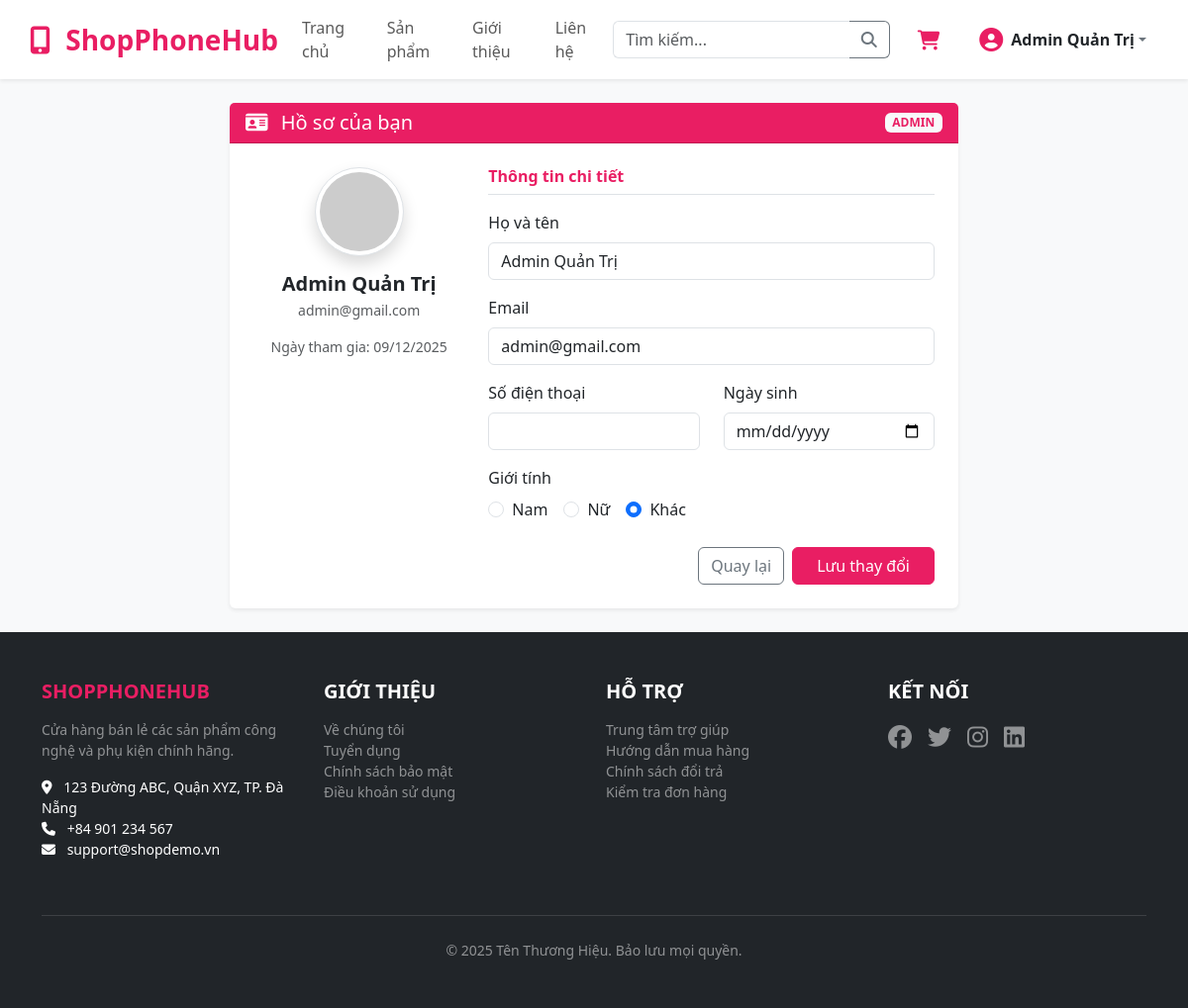
Page /auth/profile (signed in) on the committed database.
### tables this page shows
CREATE TABLE `nguoidung` (
  `id` int(11) NOT NULL AUTO_INCREMENT,
  `ho_ten` varchar(255) NOT NULL,
  `email` varchar(255) NOT NULL UNIQUE,
  `so_dien_thoai` varchar(15) NULL,
  `mat_khau` varchar(255) NOT NULL,
  `role` enum('admin','user') NOT NULL DEFAULT 'user', 
  `trang_thai` tinyint(1) NOT NULL DEFAULT 1 COMMENT '1: Active, 0: Blocked',  
  `gioi_tinh` enum('Nam','Nữ','Khác') NULL DEFAULT 'Khác',
  `ngay_sinh` date NULL,
  `ngay_tao` timestamp NOT NULL DEFAULT current_timestamp(),
  PRIMARY KEY (`id`)
);

### controllers/AuthController.php (called while the page is built, shortened)
<?php
class AuthController extends Controller {
    private $userModel;
    public function __construct() {
        $this->userModel = $this->loadModel('User');
    }
    public function profile() {
        $user_id = $_SESSION['user']['id'];
        $user = $this->userModel->getById($user_id);
        $error_message = '';
        $success_message = '';
        $this->loadView('auth/profile', [
            'title' => 'Hồ sơ cá nhân',
            'user' => $user,
            'error' => $error_message,
            'success' => $success_message
        ]);
    }
}

### models/User.php (called while the page is built, shortened)
<?php
class User extends Database {
    public function getById($id) {
        $sql = "SELECT * FROM nguoidung WHERE id = :id";
        return self::query($sql, [':id' => $id], false);
    }
}
?>

### models/Database.php (called while the page is built, shortened)
<?php
class Database {
    private static $conn = null;
    public static function getConnection() {
        if (self::$conn === null) {
            $host = DB_HOST;
            $db_name = DB_NAME;
            $username = DB_USER;
            $password = DB_PASS;
            $charset = DB_CHARSET;
            $dsn = "mysql:host=$host;dbname=$db_name;charset=$charset";
            $options = [
                PDO::ATTR_ERRMODE            => PDO::ERRMODE_EXCEPTION,
                PDO::ATTR_DEFAULT_FETCH_MODE => PDO::FETCH_ASSOC,
                PDO::ATTR_EMULATE_PREPARES   => false,
            ];
            try {
                self::$conn = new PDO($dsn, $username, $password, $options);
            } catch (PDOException $e) {
                die("Lỗi kết nối CSDL: " . $e->getMessage());
            }
        }
        return self::$conn;
    }
    private static function _query($sql, $params = [], $fetchAll = true) {
        try {
            $stmt = self::getConnection()->prepare($sql);
            $stmt->execute($params);
            return $stmt->fetch();
        } catch (PDOException $e) {
            if (DEBUG_MODE) {
                echo "Lỗi truy vấn: " . $e->getMessage();
            }
            return null;
        }
    }
    public static function query($sql, $params = [], $fetchAll = true) {
        return self::_query($sql, $params, $fetchAll);
    }
}
?>

### views/auth/profile.php (the view, shortened to what this page needs)
<div class="row justify-content-center">
    <div class="col-md-8">
        <div class="card shadow-sm border-0">
            <div class="card-header bg-primary text-white d-flex justify-content-between align-items-center">
                <h5 class="mb-0"><i class="fas fa-id-card me-2"></i> Hồ sơ của bạn</h5>
                <span class="badge bg-light text-primary"><?= strtoupper($user['role']) ?></span>
            </div>
            <div class="card-body p-4">
                <div class="row">
                    <div class="col-md-4 text-center mb-4 mb-md-0">
                        <div class="mb-3 position-relative d-inline-block">
                            <img src="https://ui-avatars.com/api/?name=<?= urlencode($user['ho_ten']) ?>&background=E91E63&color=fff&size=150"
                                 class="rounded-circle shadow img-thumbnail" alt="Avatar">
                        </div>
                        <h5 class="fw-bold mb-1"><?= htmlspecialchars($user['ho_ten']) ?></h5>
                        <p class="text-muted small"><?= htmlspecialchars($user['email']) ?></p>
                        <p class="text-muted small">Ngày tham gia: <?= date('d/m/Y', strtotime($user['ngay_tao'] ?? 'now')) ?></p>
                    </div>
                    <div class="col-md-8">
                        <form action="<?= BASE_URL ?>/auth/profile" method="POST">
                            <h6 class="text-primary fw-bold mb-3 border-bottom pb-2">Thông tin chi tiết</h6>
                            <div class="mb-3">
                                <label class="form-label">Họ và tên</label>
                                <input type="text" class="form-control" name="ho_ten" value="<?= htmlspecialchars($user['ho_ten']) ?>" required>
                            </div>
                         <div class="mb-3">
                            <label class="form-label">Email</label>
                            <input type="email" class="form-control" name="email" value="<?= htmlspecialchars($user['email']) ?>" required>
                         </div>
                            <div class="row">
                                <div class="col-md-6 mb-3">
                                    <label class="form-label">Số điện thoại</label>
                                    <input type="text" class="form-control" name="so_dien_thoai" value="<?= htmlspecialchars($user['so_dien_thoai'] ?? '') ?>">
                                </div>
                                <div class="col-md-6 mb-3">
                                    <label class="form-label">Ngày sinh</label>
                                    <input type="date" class="form-control" name="ngay_sinh" value="<?= $user['ngay_sinh'] ?>">
                                </div>
                            </div>
                            <div class="mb-4">
                                <label class="form-label">Giới tính</label>
                                <div class="d-flex gap-3">
                                    <div class="form-check">
                                        <input class="form-check-input" type="radio" name="gioi_tinh" id="nam" value="Nam" <?= ($user['gioi_tinh'] == 'Nam') ? 'checked' : '' ?>>
                                        <label class="form-check-label" for="nam">Nam</label>
                                    </div>
                                    <div class="form-check">
                                        <input class="form-check-input" type="radio" name="gioi_tinh" id="nu" value="Nữ" <?= ($user['gioi_tinh'] == 'Nữ') ? 'checked' : '' ?>>
                                        <label class="form-check-label" for="nu">Nữ</label>
                                    </div>
                                    <div class="form-check">
                                        <input class="form-check-input" type="radio" name="gioi_tinh" id="khac" value="Khác" <?= ($user['gioi_tinh'] == 'Khác') ? 'checked' : '' ?>>
                                        <label class="form-check-label" for="khac">Khác</label>
                                    </div>
                                </div>
                            </div>
                            <div class="d-flex justify-content-end gap-2">
                                <a href="<?= BASE_URL ?>" class="btn btn-outline-secondary">Quay lại</a>
                                <button type="submit" class="btn btn-primary px-4">Lưu thay đổi</button>
                            </div>
                        </form>
                    </div>
                </div>
            </div>
        </div>
    </div>
</div>

### assets/css/style.css (style rules this page uses)
:root { --primary-color: #E91E63; --accent-color: #FF4081; --secondary-color: #6c757d; --success-color: #4CAF50; --light-color: #f8f9fa; --dark-color: #212121; --header-bg: #ffffff; --header-link-color: var(--dark-color); --header-link-hover: var(--primary-color); }
body { background-color: var(--light-color); min-height: 100vh; }
.bg-primary { background-color: var(--primary-color) !important; }
.text-primary { color: var(--primary-color) !important; }
.btn-primary { background-color: var(--primary-color) !important; border-color: var(--primary-color) !important; }

### rows in the picture
nguoidung: role "ADMIN", ho_ten "Admin Quản Trị", email "admin@gmail.com", ngay_tao "09/12/2025", gioi_tinh "☐ Nam", gioi_tinh "☐ Nữ", gioi_tinh "☑ Khác"

### other values in the picture
$_SESSION['user']['ho_ten'] "Admin Quản Trị"
